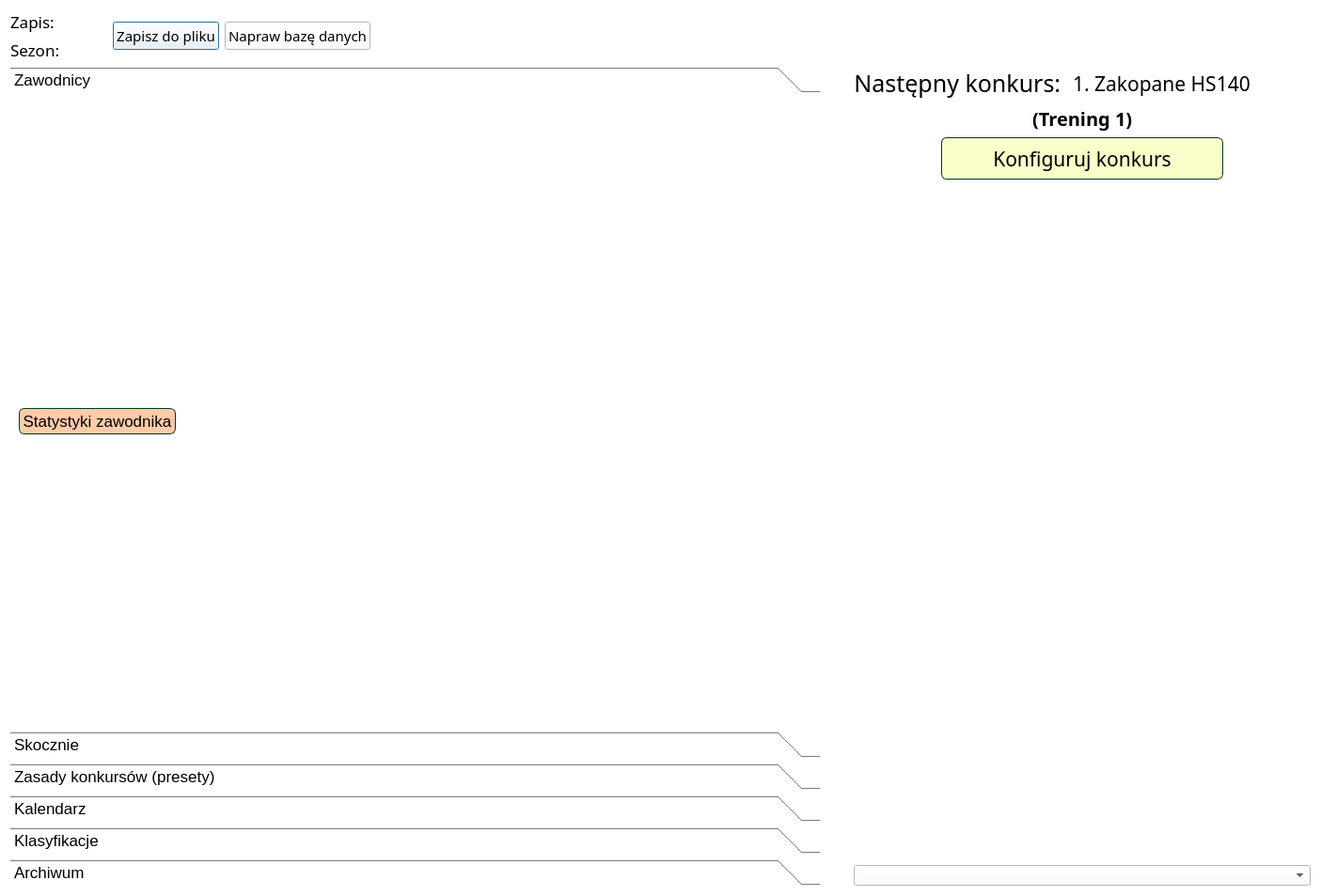
<?xml version="1.0" encoding="UTF-8"?>
<ui version="4.0">
 <class>SimulationSaveManagerWindow</class>
 <widget class="QDialog" name="SimulationSaveManagerWindow">
  <property name="geometry">
   <rect>
    <x>0</x>
    <y>0</y>
    <width>1405</width>
    <height>953</height>
   </rect>
  </property>
  <property name="windowTitle">
   <string>Zarządzanie zapisem symulacji</string>
  </property>
  <property name="styleSheet">
   <string notr="true">background-color: white; color: black;</string>
  </property>
  <layout class="QVBoxLayout" name="verticalLayout_8">
   <item>
    <layout class="QVBoxLayout" name="verticalLayout_4">
     <item>
      <layout class="QHBoxLayout" name="horizontalLayout_2">
       <item>
        <layout class="QFormLayout" name="formLayout">
         <item row="0" column="0">
          <widget class="QLabel" name="label">
           <property name="font">
            <font>
             <family>Quicksand SemiBold</family>
             <pointsize>13</pointsize>
             <bold>false</bold>
            </font>
           </property>
           <property name="text">
            <string>Zapis:</string>
           </property>
           <property name="textFormat">
            <enum>Qt::AutoText</enum>
           </property>
          </widget>
         </item>
         <item row="1" column="0">
          <widget class="QLabel" name="label_2">
           <property name="font">
            <font>
             <family>Quicksand SemiBold</family>
             <pointsize>13</pointsize>
             <bold>false</bold>
            </font>
           </property>
           <property name="text">
            <string>Sezon:</string>
           </property>
           <property name="textFormat">
            <enum>Qt::AutoText</enum>
           </property>
          </widget>
         </item>
         <item row="0" column="1">
          <widget class="QLabel" name="label_saveName">
           <property name="font">
            <font>
             <family>Quicksand Medium</family>
             <pointsize>11</pointsize>
            </font>
           </property>
           <property name="styleSheet">
            <string notr="true">color: rgb(71, 31, 34);</string>
           </property>
           <property name="text">
            <string>&lt;save name&gt;</string>
           </property>
           <property name="textFormat">
            <enum>Qt::AutoText</enum>
           </property>
           <property name="wordWrap">
            <bool>false</bool>
           </property>
          </widget>
         </item>
         <item row="1" column="1">
          <widget class="QLabel" name="label_seasonNumber">
           <property name="font">
            <font>
             <family>Quicksand Medium</family>
             <pointsize>11</pointsize>
            </font>
           </property>
           <property name="styleSheet">
            <string notr="true">color: rgb(40, 49, 81);</string>
           </property>
           <property name="text">
            <string>&lt;season number&gt;</string>
           </property>
           <property name="textFormat">
            <enum>Qt::AutoText</enum>
           </property>
          </widget>
         </item>
        </layout>
       </item>
       <item>
        <spacer name="horizontalSpacer_12">
         <property name="orientation">
          <enum>Qt::Horizontal</enum>
         </property>
         <property name="sizeType">
          <enum>QSizePolicy::Maximum</enum>
         </property>
         <property name="sizeHint" stdset="0">
          <size>
           <width>35</width>
           <height>20</height>
          </size>
         </property>
        </spacer>
       </item>
       <item>
        <widget class="QPushButton" name="pushButton_saveToFile">
         <property name="font">
          <font>
           <family>Quicksand</family>
           <pointsize>11</pointsize>
          </font>
         </property>
         <property name="text">
          <string>Zapisz do pliku</string>
         </property>
        </widget>
       </item>
       <item>
        <widget class="QPushButton" name="pushButton_repairDatabase">
         <property name="font">
          <font>
           <family>Quicksand</family>
           <pointsize>11</pointsize>
          </font>
         </property>
         <property name="text">
          <string>Napraw bazę danych</string>
         </property>
        </widget>
       </item>
       <item>
        <spacer name="horizontalSpacer_11">
         <property name="orientation">
          <enum>Qt::Horizontal</enum>
         </property>
         <property name="sizeHint" stdset="0">
          <size>
           <width>40</width>
           <height>20</height>
          </size>
         </property>
        </spacer>
       </item>
      </layout>
     </item>
     <item>
      <layout class="QHBoxLayout" name="horizontalLayout_10" stretch="10,0,0">
       <item>
        <widget class="QToolBox" name="toolBox">
         <property name="sizePolicy">
          <sizepolicy hsizetype="Expanding" vsizetype="Preferred">
           <horstretch>0</horstretch>
           <verstretch>0</verstretch>
          </sizepolicy>
         </property>
         <property name="font">
          <font>
           <family>Ubuntu</family>
           <pointsize>13</pointsize>
          </font>
         </property>
         <property name="currentIndex">
          <number>0</number>
         </property>
         <widget class="QWidget" name="page_jumpers">
          <property name="geometry">
           <rect>
            <x>0</x>
            <y>0</y>
            <width>845</width>
            <height>675</height>
           </rect>
          </property>
          <attribute name="label">
           <string>Zawodnicy</string>
          </attribute>
          <layout class="QVBoxLayout" name="verticalLayout_13">
           <item>
            <layout class="QVBoxLayout" name="verticalLayout_11">
             <property name="spacing">
              <number>4</number>
             </property>
             <item>
              <layout class="QHBoxLayout" name="horizontalLayout">
               <item>
                <layout class="QVBoxLayout" name="verticalLayout_jumpersList"/>
               </item>
               <item>
                <spacer name="horizontalSpacer">
                 <property name="orientation">
                  <enum>Qt::Horizontal</enum>
                 </property>
                 <property name="sizeHint" stdset="0">
                  <size>
                   <width>40</width>
                   <height>20</height>
                  </size>
                 </property>
                </spacer>
               </item>
               <item>
                <layout class="QVBoxLayout" name="verticalLayout_jumperEditor"/>
               </item>
              </layout>
             </item>
             <item>
              <widget class="QPushButton" name="pushButton_jumperStats">
               <property name="sizePolicy">
                <sizepolicy hsizetype="Maximum" vsizetype="Maximum">
                 <horstretch>0</horstretch>
                 <verstretch>0</verstretch>
                </sizepolicy>
               </property>
               <property name="font">
                <font>
                 <pointsize>13</pointsize>
                </font>
               </property>
               <property name="styleSheet">
                <string notr="true">QPushButton{
border: 1px solid rgb(0, 59, 23);
border-radius: 6px;
padding: 3px;
color: rgb(0, 0, 0);
background-color:rgb(255, 203, 169);
}
QPushButton:hover{
background-color: rgb(255, 223, 189);
}</string>
               </property>
               <property name="text">
                <string>Statystyki zawodnika</string>
               </property>
              </widget>
             </item>
            </layout>
           </item>
          </layout>
         </widget>
         <widget class="QWidget" name="page_hills">
          <property name="geometry">
           <rect>
            <x>0</x>
            <y>0</y>
            <width>845</width>
            <height>675</height>
           </rect>
          </property>
          <attribute name="label">
           <string>Skocznie</string>
          </attribute>
          <layout class="QVBoxLayout" name="verticalLayout_2">
           <item>
            <layout class="QHBoxLayout" name="horizontalLayout_3">
             <item>
              <layout class="QVBoxLayout" name="verticalLayout_hillsList"/>
             </item>
             <item>
              <spacer name="horizontalSpacer_5">
               <property name="orientation">
                <enum>Qt::Horizontal</enum>
               </property>
               <property name="sizeHint" stdset="0">
                <size>
                 <width>40</width>
                 <height>20</height>
                </size>
               </property>
              </spacer>
             </item>
             <item>
              <layout class="QVBoxLayout" name="verticalLayout_hillEditor"/>
             </item>
            </layout>
           </item>
          </layout>
         </widget>
         <widget class="QWidget" name="page_rules">
          <property name="geometry">
           <rect>
            <x>0</x>
            <y>0</y>
            <width>845</width>
            <height>675</height>
           </rect>
          </property>
          <attribute name="label">
           <string>Zasady konkursów (presety)</string>
          </attribute>
          <layout class="QVBoxLayout" name="verticalLayout_3">
           <item>
            <layout class="QHBoxLayout" name="horizontalLayout_4">
             <item>
              <layout class="QVBoxLayout" name="verticalLayout_rulesList"/>
             </item>
             <item>
              <spacer name="horizontalSpacer_6">
               <property name="orientation">
                <enum>Qt::Horizontal</enum>
               </property>
               <property name="sizeHint" stdset="0">
                <size>
                 <width>40</width>
                 <height>20</height>
                </size>
               </property>
              </spacer>
             </item>
             <item>
              <layout class="QVBoxLayout" name="verticalLayout_rulesEditor"/>
             </item>
            </layout>
           </item>
          </layout>
         </widget>
         <widget class="QWidget" name="page_calendar">
          <property name="geometry">
           <rect>
            <x>0</x>
            <y>0</y>
            <width>845</width>
            <height>675</height>
           </rect>
          </property>
          <attribute name="label">
           <string>Kalendarz</string>
          </attribute>
          <layout class="QVBoxLayout" name="verticalLayout_5">
           <item>
            <layout class="QVBoxLayout" name="verticalLayout_calendar"/>
           </item>
          </layout>
         </widget>
         <widget class="QWidget" name="page_classifications">
          <property name="geometry">
           <rect>
            <x>0</x>
            <y>0</y>
            <width>845</width>
            <height>675</height>
           </rect>
          </property>
          <attribute name="label">
           <string>Klasyfikacje</string>
          </attribute>
          <layout class="QVBoxLayout" name="verticalLayout_7">
           <item>
            <layout class="QHBoxLayout" name="horizontalLayout_5">
             <item>
              <layout class="QVBoxLayout" name="verticalLayout_classificationsList"/>
             </item>
             <item>
              <spacer name="horizontalSpacer_7">
               <property name="orientation">
                <enum>Qt::Horizontal</enum>
               </property>
               <property name="sizeHint" stdset="0">
                <size>
                 <width>40</width>
                 <height>20</height>
                </size>
               </property>
              </spacer>
             </item>
             <item>
              <layout class="QVBoxLayout" name="verticalLayout_classificationEditor"/>
             </item>
            </layout>
           </item>
          </layout>
         </widget>
         <widget class="QWidget" name="page">
          <property name="geometry">
           <rect>
            <x>0</x>
            <y>0</y>
            <width>845</width>
            <height>675</height>
           </rect>
          </property>
          <attribute name="label">
           <string>Archiwum</string>
          </attribute>
          <layout class="QVBoxLayout" name="verticalLayout_9">
           <item>
            <widget class="QComboBox" name="comboBox_archiveSeason">
             <property name="sizePolicy">
              <sizepolicy hsizetype="Maximum" vsizetype="Fixed">
               <horstretch>0</horstretch>
               <verstretch>0</verstretch>
              </sizepolicy>
             </property>
             <item>
              <property name="text">
               <string>2024</string>
              </property>
             </item>
            </widget>
           </item>
           <item>
            <widget class="QToolBox" name="toolBox_2">
             <property name="currentIndex">
              <number>1</number>
             </property>
             <widget class="QWidget" name="page_2">
              <property name="geometry">
               <rect>
                <x>0</x>
                <y>0</y>
                <width>88</width>
                <height>88</height>
               </rect>
              </property>
              <attribute name="label">
               <string>Konkursy</string>
              </attribute>
              <layout class="QVBoxLayout" name="verticalLayout_12">
               <item>
                <widget class="QListView" name="listView_competitionsArchive"/>
               </item>
              </layout>
             </widget>
             <widget class="QWidget" name="page_3">
              <property name="geometry">
               <rect>
                <x>0</x>
                <y>0</y>
                <width>827</width>
                <height>567</height>
               </rect>
              </property>
              <attribute name="label">
               <string>Klasyfikacje</string>
              </attribute>
              <layout class="QVBoxLayout" name="verticalLayout_10">
               <item>
                <layout class="QHBoxLayout" name="horizontalLayout_classificationsArchive" stretch="1,1">
                 <item>
                  <widget class="QListView" name="listView_classificationsArchive"/>
                 </item>
                 <item>
                  <layout class="QVBoxLayout" name="verticalLayout_archiveClassificationResults"/>
                 </item>
                </layout>
               </item>
              </layout>
             </widget>
            </widget>
           </item>
          </layout>
         </widget>
        </widget>
       </item>
       <item>
        <spacer name="horizontalSpacer_9">
         <property name="orientation">
          <enum>Qt::Horizontal</enum>
         </property>
         <property name="sizeType">
          <enum>QSizePolicy::Maximum</enum>
         </property>
         <property name="sizeHint" stdset="0">
          <size>
           <width>30</width>
           <height>20</height>
          </size>
         </property>
        </spacer>
       </item>
       <item>
        <layout class="QVBoxLayout" name="verticalLayout_6" stretch="0,1,0">
         <item>
          <layout class="QVBoxLayout" name="verticalLayout">
           <item>
            <layout class="QHBoxLayout" name="horizontalLayout_6">
             <item>
              <widget class="QLabel" name="label_3">
               <property name="sizePolicy">
                <sizepolicy hsizetype="Preferred" vsizetype="Preferred">
                 <horstretch>0</horstretch>
                 <verstretch>0</verstretch>
                </sizepolicy>
               </property>
               <property name="minimumSize">
                <size>
                 <width>0</width>
                 <height>31</height>
                </size>
               </property>
               <property name="maximumSize">
                <size>
                 <width>16777215</width>
                 <height>31</height>
                </size>
               </property>
               <property name="font">
                <font>
                 <family>Quicksand SemiBold</family>
                 <pointsize>19</pointsize>
                </font>
               </property>
               <property name="styleSheet">
                <string notr="true"/>
               </property>
               <property name="text">
                <string>Następny konkurs: </string>
               </property>
               <property name="alignment">
                <set>Qt::AlignCenter</set>
               </property>
              </widget>
             </item>
             <item>
              <widget class="QLabel" name="label_nextCompetitionIndexAndHill">
               <property name="sizePolicy">
                <sizepolicy hsizetype="Preferred" vsizetype="Preferred">
                 <horstretch>0</horstretch>
                 <verstretch>0</verstretch>
                </sizepolicy>
               </property>
               <property name="minimumSize">
                <size>
                 <width>0</width>
                 <height>31</height>
                </size>
               </property>
               <property name="maximumSize">
                <size>
                 <width>16777215</width>
                 <height>31</height>
                </size>
               </property>
               <property name="font">
                <font>
                 <family>Quicksand</family>
                 <pointsize>16</pointsize>
                </font>
               </property>
               <property name="text">
                <string>1. Zakopane HS140</string>
               </property>
              </widget>
             </item>
             <item>
              <spacer name="horizontalSpacer_10">
               <property name="orientation">
                <enum>Qt::Horizontal</enum>
               </property>
               <property name="sizeType">
                <enum>QSizePolicy::Maximum</enum>
               </property>
               <property name="sizeHint" stdset="0">
                <size>
                 <width>8</width>
                 <height>20</height>
                </size>
               </property>
              </spacer>
             </item>
             <item>
              <widget class="QLabel" name="label_hillFlag">
               <property name="minimumSize">
                <size>
                 <width>50</width>
                 <height>35</height>
                </size>
               </property>
               <property name="maximumSize">
                <size>
                 <width>50</width>
                 <height>35</height>
                </size>
               </property>
               <property name="font">
                <font>
                 <family>Quicksand</family>
                 <pointsize>12</pointsize>
                </font>
               </property>
               <property name="text">
                <string>&lt;Flaga&gt;</string>
               </property>
              </widget>
             </item>
            </layout>
           </item>
           <item>
            <layout class="QHBoxLayout" name="horizontalLayout_7">
             <item>
              <spacer name="horizontalSpacer_2">
               <property name="orientation">
                <enum>Qt::Horizontal</enum>
               </property>
               <property name="sizeHint" stdset="0">
                <size>
                 <width>40</width>
                 <height>20</height>
                </size>
               </property>
              </spacer>
             </item>
             <item>
              <widget class="QLabel" name="label_serieTypeAndTrainingIndex">
               <property name="font">
                <font>
                 <family>Quicksand</family>
                 <pointsize>15</pointsize>
                 <bold>true</bold>
                </font>
               </property>
               <property name="text">
                <string>(Trening 1)</string>
               </property>
              </widget>
             </item>
             <item>
              <spacer name="horizontalSpacer_3">
               <property name="orientation">
                <enum>Qt::Horizontal</enum>
               </property>
               <property name="sizeHint" stdset="0">
                <size>
                 <width>40</width>
                 <height>20</height>
                </size>
               </property>
              </spacer>
             </item>
            </layout>
           </item>
           <item>
            <layout class="QHBoxLayout" name="horizontalLayout_8">
             <item>
              <spacer name="horizontalSpacer_4">
               <property name="orientation">
                <enum>Qt::Horizontal</enum>
               </property>
               <property name="sizeType">
                <enum>QSizePolicy::Maximum</enum>
               </property>
               <property name="sizeHint" stdset="0">
                <size>
                 <width>70</width>
                 <height>20</height>
                </size>
               </property>
              </spacer>
             </item>
             <item>
              <widget class="QPushButton" name="pushButton_competitionConfig">
               <property name="sizePolicy">
                <sizepolicy hsizetype="Preferred" vsizetype="Preferred">
                 <horstretch>0</horstretch>
                 <verstretch>0</verstretch>
                </sizepolicy>
               </property>
               <property name="minimumSize">
                <size>
                 <width>300</width>
                 <height>45</height>
                </size>
               </property>
               <property name="maximumSize">
                <size>
                 <width>300</width>
                 <height>45</height>
                </size>
               </property>
               <property name="font">
                <font>
                 <family>Quicksand</family>
                 <pointsize>16</pointsize>
                </font>
               </property>
               <property name="focusPolicy">
                <enum>Qt::StrongFocus</enum>
               </property>
               <property name="styleSheet">
                <string notr="true">QPushButton{
border: 1px solid rgb(0, 59, 23);
border-radius: 6px;
color: rgb(0, 0, 0);
background-color: rgb(250, 255, 202);
}
QPushButton:hover{
background-color: rgb(255, 255, 222);
}</string>
               </property>
               <property name="text">
                <string>Konfiguruj konkurs</string>
               </property>
              </widget>
             </item>
             <item>
              <spacer name="horizontalSpacer_8">
               <property name="orientation">
                <enum>Qt::Horizontal</enum>
               </property>
               <property name="sizeType">
                <enum>QSizePolicy::Maximum</enum>
               </property>
               <property name="sizeHint" stdset="0">
                <size>
                 <width>70</width>
                 <height>20</height>
                </size>
               </property>
              </spacer>
             </item>
            </layout>
           </item>
          </layout>
         </item>
         <item>
          <spacer name="verticalSpacer">
           <property name="orientation">
            <enum>Qt::Vertical</enum>
           </property>
           <property name="sizeHint" stdset="0">
            <size>
             <width>20</width>
             <height>40</height>
            </size>
           </property>
          </spacer>
         </item>
         <item>
          <layout class="QVBoxLayout" name="verticalLayout_classificationResults">
           <item>
            <widget class="QComboBox" name="comboBox_classifications">
             <property name="sizePolicy">
              <sizepolicy hsizetype="Expanding" vsizetype="Maximum">
               <horstretch>0</horstretch>
               <verstretch>0</verstretch>
              </sizepolicy>
             </property>
             <property name="styleSheet">
              <string notr="true">color: black;</string>
             </property>
            </widget>
           </item>
          </layout>
         </item>
        </layout>
       </item>
      </layout>
     </item>
    </layout>
   </item>
  </layout>
 </widget>
 <resources/>
 <connections/>
</ui>
